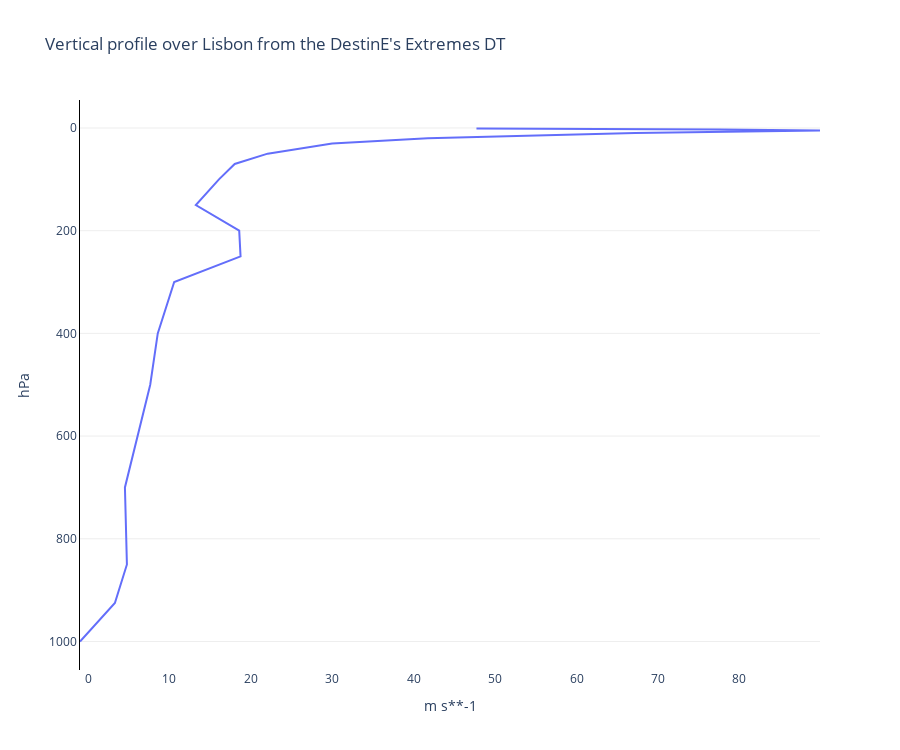

The cell this chart's notebook holds for it:
### Code cell
da = ds.to_xarray()
from earthkit.plots.interactive import Chart
chart = Chart()
fig = chart.fig
fig['layout']['yaxis']['autorange'] = "reversed"
chart.line(ds, y="z")
chart.fig.update_layout(yaxis={"title": "hPa"})
chart.title("Vertical profile over Lisbon from the DestinE's Extremes DT")
chart.show()

### Figure 1 — Plotly figure (JSON) as saved in the notebook; plotly's stock layout.template omitted (floating-point values rounded to 4 significant figures)
{"data": [{"type": "scatter", "x": [47.7, 68.4, 77.65, 89.9, 77.97, 67.2, 41.72, 29.98, 22.06, 18.01, 16.08, 13.24, 18.56, 18.73, 10.58, 8.559, 7.634, 4.527, 4.772, 3.296, -0.9907], "y": [1, 2, 3, 5, 7, 10, 20, 30, 50, 70, 100, 150, 200, 250, 300, 400, 500, 700, 850, 925, 1000]}], "layout": {"colorway": ["#636EFA", "#EF553B", "#00CC96", "#AB63FA", "#FFA15A", "#19D3F3", "#FF6692", "#B6E880", "#FF97FF", "#FECB52"], "height": 750, "hovermode": "x", "plot_bgcolor": "white", "showlegend": false, "title": {"text": "Vertical profile over Lisbon from the DestinE's Extremes DT"}, "xaxis": {"anchor": "y", "domain": [0, 1], "gridwidth": 1, "showgrid": false, "showline": false, "title": {"text": "m s**-1"}, "zeroline": false}, "yaxis": {"anchor": "x", "autorange": "reversed", "domain": [0, 1], "gridcolor": "#EEEEEE", "linecolor": "black", "showgrid": true, "showline": true, "title": {"text": "hPa"}, "zeroline": false}}}
